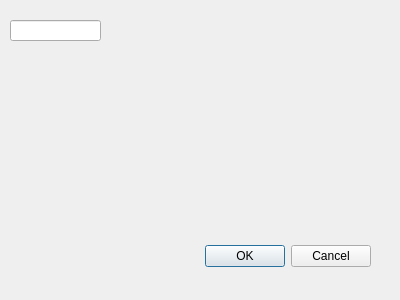
<?xml version="1.0" encoding="UTF-8"?>
<ui version="4.0">
 <class>LoginMultiUsers</class>
 <widget class="QDialog" name="LoginMultiUsers">
  <property name="geometry">
   <rect>
    <x>0</x>
    <y>0</y>
    <width>400</width>
    <height>300</height>
   </rect>
  </property>
  <property name="windowTitle">
   <string>Dialog</string>
  </property>
  <widget class="QDialogButtonBox" name="buttonBox">
   <property name="geometry">
    <rect>
     <x>30</x>
     <y>240</y>
     <width>341</width>
     <height>32</height>
    </rect>
   </property>
   <property name="orientation">
    <enum>Qt::Horizontal</enum>
   </property>
   <property name="standardButtons">
    <set>QDialogButtonBox::Cancel|QDialogButtonBox::Ok</set>
   </property>
  </widget>
  <widget class="QLineEdit" name="lineEdit">
   <property name="geometry">
    <rect>
     <x>10</x>
     <y>20</y>
     <width>91</width>
     <height>21</height>
    </rect>
   </property>
  </widget>
 </widget>
 <resources/>
 <connections>
  <connection>
   <sender>buttonBox</sender>
   <signal>accepted()</signal>
   <receiver>LoginMultiUsers</receiver>
   <slot>accept()</slot>
   <hints>
    <hint type="sourcelabel">
     <x>248</x>
     <y>254</y>
    </hint>
    <hint type="destinationlabel">
     <x>157</x>
     <y>274</y>
    </hint>
   </hints>
  </connection>
  <connection>
   <sender>buttonBox</sender>
   <signal>rejected()</signal>
   <receiver>LoginMultiUsers</receiver>
   <slot>reject()</slot>
   <hints>
    <hint type="sourcelabel">
     <x>316</x>
     <y>260</y>
    </hint>
    <hint type="destinationlabel">
     <x>286</x>
     <y>274</y>
    </hint>
   </hints>
  </connection>
 </connections>
</ui>
